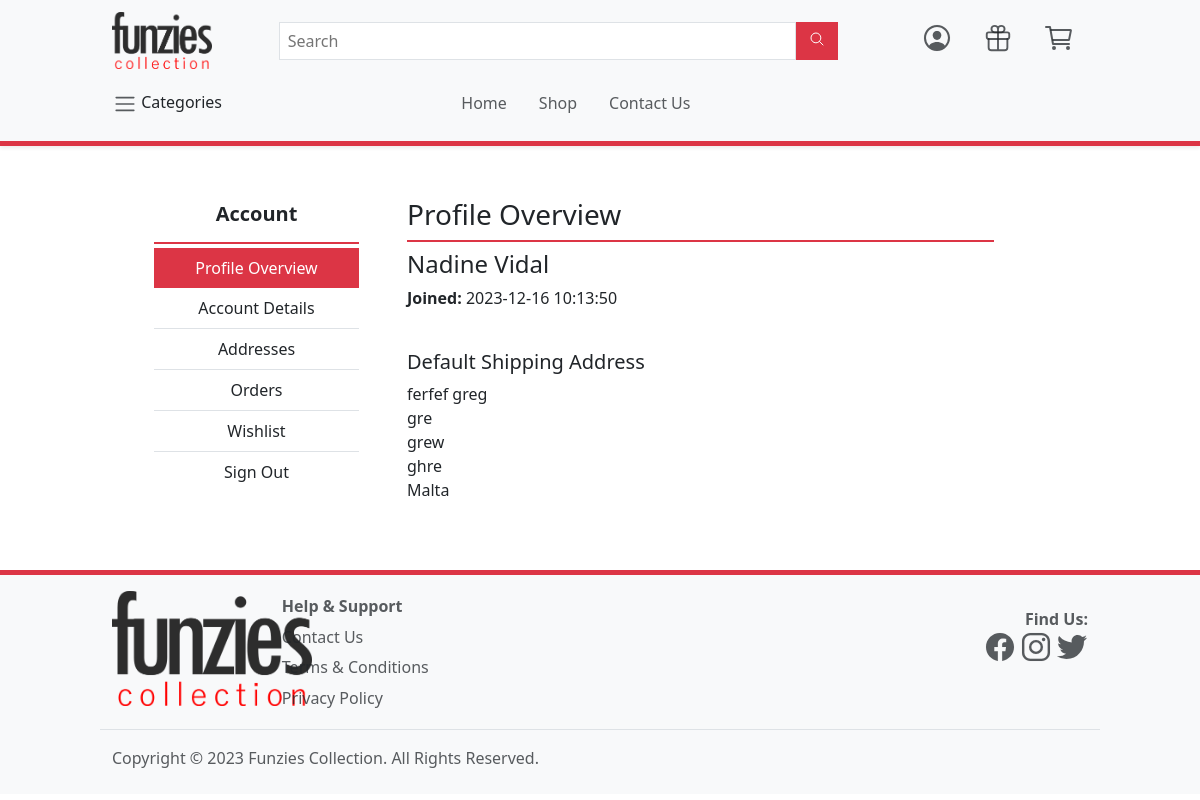
The app's page /account.php (signed in) with its own data.
### tables this page shows
CREATE TABLE `user` (
  `ID` int(11) NOT NULL,
  `Email` varchar(200) NOT NULL,
  `Name` varchar(200) NOT NULL,
  `Surname` varchar(200) NOT NULL,
  `Joined` datetime NOT NULL,
  `Verified` tinyint(4) NOT NULL,
  `Password` varchar(200) NOT NULL,
  `ContactNumber` varchar(100) NOT NULL,
  `Role` int(11) NOT NULL,
  `Deleted` tinyint(1) NOT NULL
);

CREATE TABLE `address` (
  `ID` int(11) NOT NULL,
  `Street` longtext NOT NULL,
  `City` varchar(200) NOT NULL,
  `ZipCode` varchar(200) NOT NULL,
  `Region` varchar(45) NOT NULL,
  `User` int(11) NOT NULL,
  `Def` tinyint(4) NOT NULL,
  `Deleted` tinyint(1) NOT NULL,
  `Name` varchar(200) NOT NULL,
  `Surname` varchar(200) NOT NULL,
  `Mobile` varchar(45) NOT NULL
);

### dbfunctions.php (called while the page is built, shortened)
<?php
function GetUserByID($con, $id)
{
    $sql = "SELECT * FROM user WHERE ID = '$id'";
    $stmt = mysqli_stmt_init($con);
    if(!mysqli_stmt_prepare($stmt, $sql)) {
        echo "Could not load Users";
        exit();
    }
    mysqli_stmt_execute($stmt);
    $result = mysqli_stmt_get_result($stmt);
    if(mysqli_num_rows($result) > 0) {
        return $result->fetch_assoc();
    }
    return false;
}
function GetAddressesByUser($con, $userID)
{
    $sql = "SELECT * FROM address WHERE User = '$userID' AND Deleted = '0';";
    $stmt = mysqli_stmt_init($con);
    if(!mysqli_stmt_prepare($stmt, $sql)) {
        echo "Could not load Roles";
        exit();
    }
    mysqli_stmt_execute($stmt);
    $result = mysqli_stmt_get_result($stmt);
    return $result;
}
?>

### account/account-overview.php
<?php
$defAddress = null;
foreach($userAddresses as $address) {
    if($address["Def"]) {
        $defAddress = $address;
    }
}
?>
<h3 class="border-bottom border-2 border-danger pb-2">Profile Overview</h3>
<div class="card-body">
    <div class="row align-items-center">
        <div class="col-sm-7 col-md-8 col-lg-9">
            <h4><?php echo $user["Name"] . " " . $user["Surname"]?></h4>
            <p><strong>Joined:</strong> <?php echo $user["Joined"]?></p>
        </div>
    </div>
    <div class="mt-4">
        <h5>Default Shipping Address</h5>
        <?php if($defAddress != null) : ?>
        <address>
            <?php echo $defAddress["Name"] . " " . $defAddress["Surname"] ?>
            <br><?php echo $defAddress["Street"] ?>
            <br><?php echo $defAddress["City"] ?>
            <br><?php echo $defAddress["ZipCode"] ?>
            <br><?php echo $defAddress["Region"] ?>
        </address>
        <?php else : ?>
            You have no addresses!
        <?php endif; ?>
    </div>
</div>

### css/style.css (style rules this page uses)
* { line-height: 24px; font-size: 16px; }
body { overflow-y: scroll; }
*, *::before, *::after { box-sizing: border-box; }

### records on screen
user: Name "Nadine", Surname "Vidal", Joined "2023-12-16 10:13:50"
address: Name "ferfef", Surname "greg", Street "gre", City "grew", ZipCode "ghre", Region "Malta"
